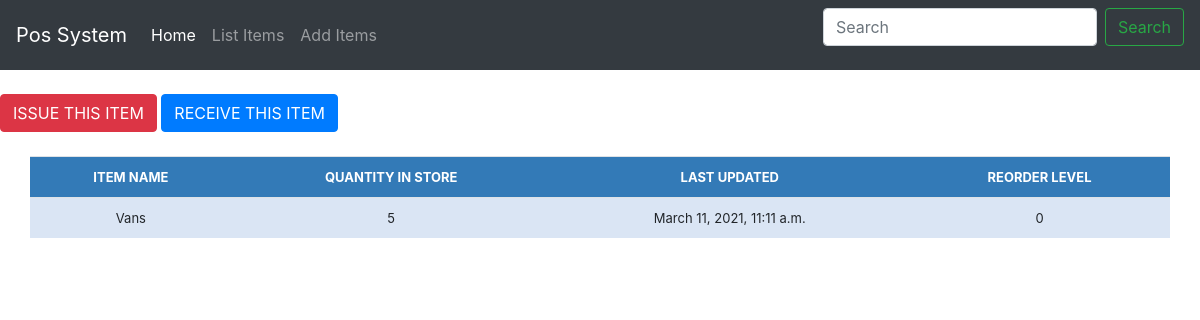
Screenshot of /stock_detail/4/ with the database file from the repository.
### Management/models.py (models this page shows, shortened)
class Stock(models.Model):
	category = models.category = models.ForeignKey(Category, on_delete=models.CASCADE)
	item_name = models.CharField(max_length=50, blank=False, null=True)
	quantity = models.IntegerField(default='0', blank=False, null=True)
	receive_quantity = models.IntegerField(default='0', blank=True, null=True)
	receive_by = models.CharField(max_length=50, blank=True, null=True)
	issue_quantity = models.IntegerField(default='0', blank=True, null=True)
	issue_by = models.CharField(max_length=50, blank=True, null=True)
	issue_to = models.CharField(max_length=50, blank=True, null=True)
	phone_number = models.CharField(max_length=50, blank=True, null=True)
	created_by = models.CharField(max_length=50, blank=True, null=True)
	reorder_level = models.IntegerField(default='0', blank=True, null=True)
	last_updated = models.DateTimeField(auto_now_add=False, auto_now=True)
	timestamp = models.DateTimeField(auto_now_add=True, auto_now=False)
	export_to_CSV = models.BooleanField(default=False)

### Management/views.py (the view)
# urls.py: path('stock_detail/<str:pk>/', views.stock_detail, name="stock_detail"),
def stock_detail(request, pk):
	queryset = Stock.objects.get(id=pk)
	context = {
		"queryset": queryset,
	}
	return render(request, "Management/stock_detail.html", context)

### Management/templates/Management/stock_detail.html (shortened to what this page needs)
{% extends 'Management/base.html' %}
{% load static %}
{% load bootstrap4 %}
{% block content %}
<link href="{% static 'css/Management.css' %} rel="stylesheet"">
<a href="{% url 'issue_items' queryset.id %}"><div class='btn btn-danger'>ISSUE THIS ITEM</div></a>
<a href="{% url 'receive_items' queryset.id %}"><div class='btn btn-primary'>RECEIVE THIS ITEM</div></a>
        <br><br>
        <div class="display_table">
          <table class='table'>
                  <tr>
                    <th>ITEM NAME</th>
                    <th>QUANTITY IN STORE</th>
                    <th>LAST UPDATED</th>
                    <th>REORDER LEVEL</th>
                  </tr>
                  <tr>
                    <td>{{queryset.item_name}}</td>
                    <td>{{queryset.quantity}}</td>
                    <td>{{queryset.timestamp}}</td>
                    <td>{{queryset.reorder_level}}</td>
                  </tr>
          </table>
        </div>
{%endblock%}

### static/css/Management.css (style rules this page uses)
body { min-height: 75rem; }
.table { font-size: 13px; text-align: center; width: 95%; margin: auto; }
.table tr:nth-child(odd) { background: #B8CAE4 }
.table tr:nth-child(even) { background: #dae5f4 }
th { background-color: #337ab7; color: white; }

### rows the page displays
Stock: item_name "Vans", quantity "5", timestamp "March 11, 2021, 11:11 a.m.", reorder_level "0"
